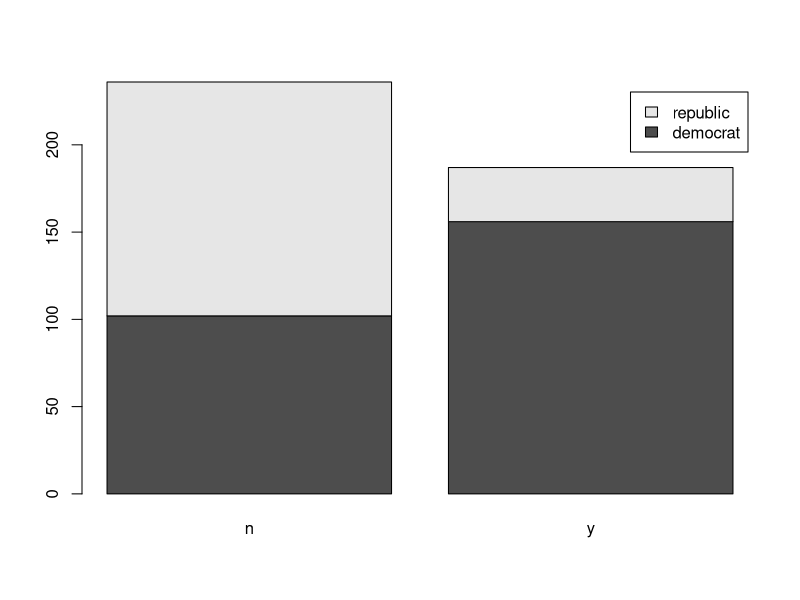
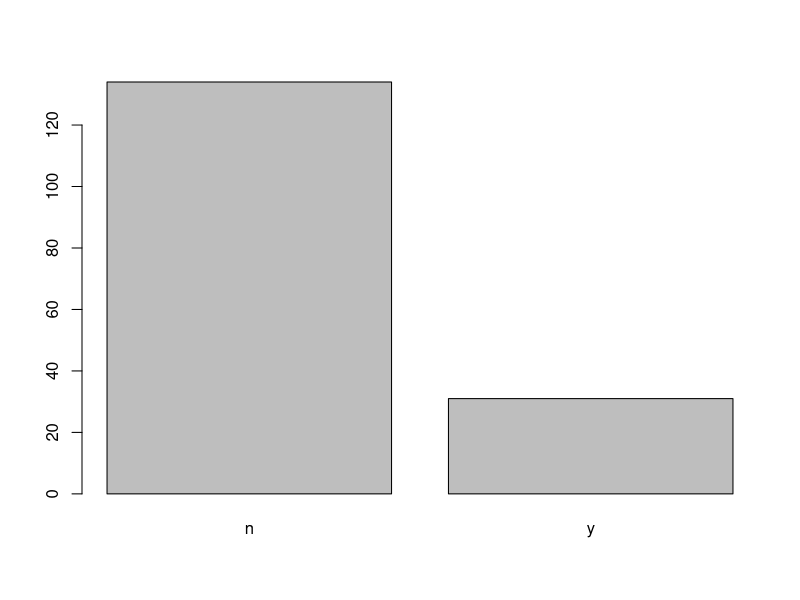
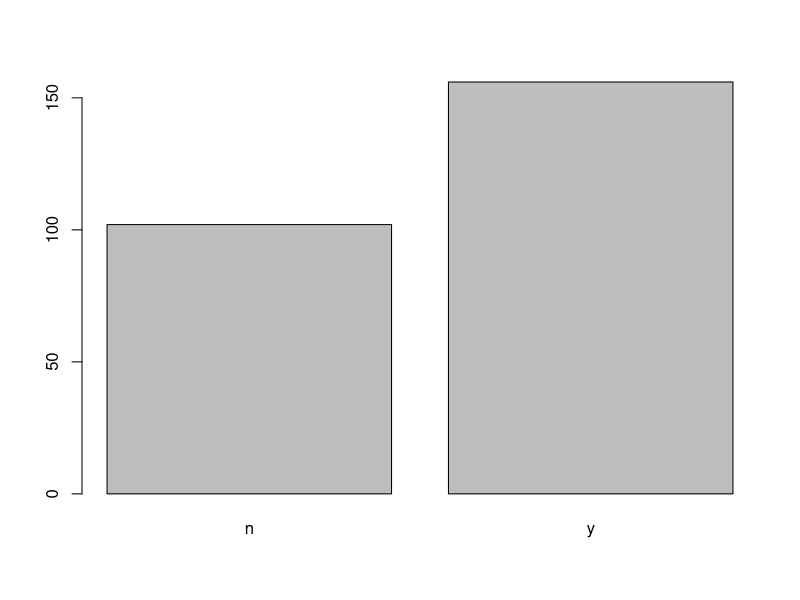

Recreate these plots in R, in order.
setwd("D:\\ML\\R\\Naive Bayes")
install.packages("mlblench")
library(mlbench)
data("HouseVotes84")
View(HouseVotes84)
help("HouseVotes84")
summary(HouseVotes84)

barplot(table(as.factor(HouseVotes84[,1]),as.factor(HouseVotes84[,2])),legend=c("democrat","republic"))
plot(as.factor(HouseVotes84[HouseVotes84$Class=="republican",2]))
plot(as.factor(HouseVotes84[HouseVotes84$Class=="democrat",2]))

str(HouseVotes84)
train_x<-HouseVotes84[,c()]

# na values by column and class

na_by_col_class<-function(col,cls){
  return(sum(is.na(HouseVotes84[,col]) & HouseVotes84$Class==cls))
}

na_by_col_class("V1","democrat")
na_by_col_class("V1","republican")

p_y_col_class<-function(col,class){
  sum_y<-sum(HouseVotes84[,col]=="y" & HouseVotes84$Class==class,na.rm = T)
  sum_n<-sum(HouseVotes84[,col]=="n" & HouseVotes84$Class==class,na.rm = T)
  return (sum_y/(sum_y+sum_n))
}
p_y_col_class(2,'democrat')  
p_y_col_class(2,'republican')
na_by_col_class(2,'democrat')
na_by_col_class(2,'republican')


# imputing missing values 

set.seed(3)
train<-order(runif(290))
test<--train
training<-HouseVotes84[train,]
testing<-HouseVotes84[test,]
#train_X<-training[,-1]
#train_Y<-training[,1]
#test_X<-testing[,-1]
#test_Y<-testing[,1]

library(e1071)
model<-naiveBayes(training$Class~.,data=training)
pred<-predict(model,newdata = testing[,-1])
mean(pred==testing[,1])

acc<-NULL


for (i in 1:20){train<-order(runif(350))
set.seed(350)
test<--train
training<-HouseVotes84[train,]
testing<-HouseVotes84[test,]
model<-naiveBayes(training$Class~.,data=training[,-1])
pred<-predict(model,testing[,-1])
acc<-c(acc,mean(pred==testing[,1]))

}
acc



# Naive Bayes for the continuous data
data("iris")
table(iris[,5])
View(iris)
str(iris)
set.seed(1)
train<-order(runif(135))
range(train)
#create data partitioning is one way #

library(caret)
inTraininglocal <- createDataPartition(iris$Species,p=.85,list=F)
training <- iris[inTraininglocal,]
View(training)
testing <- iris[-inTraininglocal,]
View(testing)

# Onother way of data partitioning#
t1<-train
test<--train
training<-iris[train,]
testing<-iris[test,]

table(testing[,5])
library(e1071)
model_iris<-naiveBayes(training$Species~.,data = training[,-5])
pred_species<-predict(model_iris,testing[,-5])
mean(pred_species==testing[,5])
table(pred_species)
table(testing[,5])
